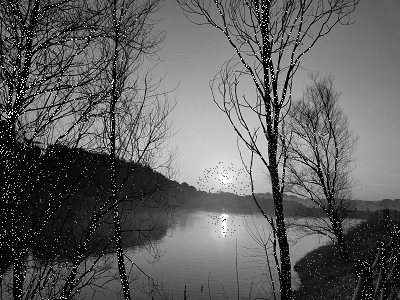
#> input picture I_1.png, 400 x 300 px
$ python Q9_High_pass_filter.py
#> lines starting #> are read from the running program, lines starting #| are printed output that depends on the picture
import cv2
import numpy as np
import matplotlib
from matplotlib import pyplot as plt
import os
os.chdir("C:\\Users\\tcmserbetci\\Desktop\\BBL588 ödev\\")

# in order to filter images in frequency domain the fourier transforms of the images could be multiplied by masks with specific kernels
# if the non zero part of the mask is in the middle multiplication will give low frequency area therefore it is Low Pass Filter
# if the non zero part of the mask is in edges multiplication will give high frequency area therefore it is High Pass Filter
# then the image has to transform back to spatial domain
# multiplication in frequency domain means convolution in spatial doman and there is a tool for it in cv2 library


img_1 = cv2.imread('I_1.png')
#> img_1 is the input picture: shape (300, 400, 3); min 0, max 255, mean 95.4
img_5 = cv2.imread('I_5.png')
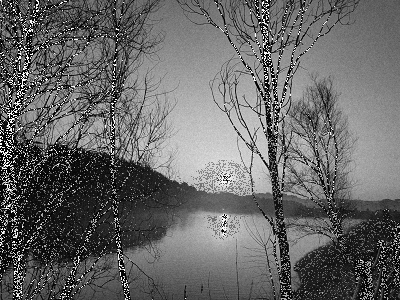
#> input picture I_5.png, 400 x 300 px
#> img_5 is the input picture: shape (300, 400, 3); min 0, max 255, mean 103
img_10 = cv2.imread('I_10.png')
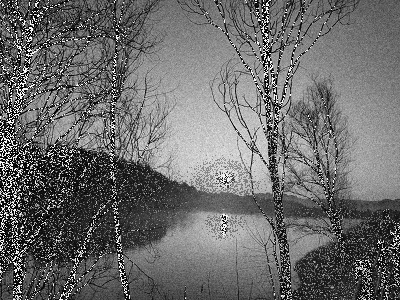
#> input picture I_10.png, 400 x 300 px
#> img_10 is the input picture: shape (300, 400, 3); min 0, max 255, mean 107.3
img_20 = cv2.imread('I_20.png')
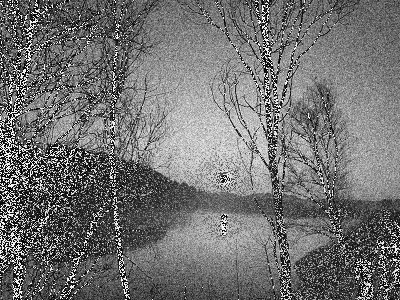
#> input picture I_20.png, 400 x 300 px
#> img_20 is the input picture: shape (300, 400, 3); min 0, max 255, mean 113.2

kernel_a = np.ones((3,3), np.float32) * (-1)
kernel_a[1][1] = 8

dst_1_a = cv2.filter2D(img_1,-1,kernel_a) #filter2D command convolves the kernel with image
dst_5_a = cv2.filter2D(img_5,-1,kernel_a)
dst_10_a = cv2.filter2D(img_10,-1,kernel_a)
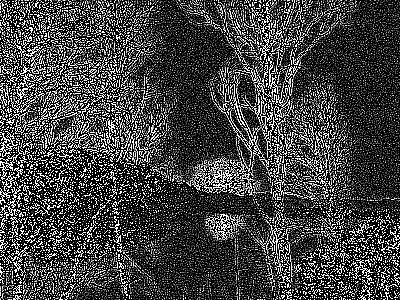
#> dst_10_a: shape (300, 400, 3); min 0, max 255, mean 68.5
dst_20_a = cv2.filter2D(img_20,-1,kernel_a)
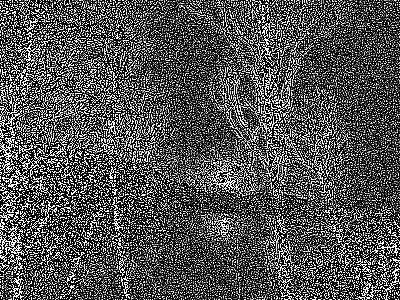
#> dst_20_a: shape (300, 400, 3); min 0, max 255, mean 82.1

kernel_b = np.ones((3,3), np.float32) * (17/100)
kernel_b[1][1] = (-1)*(333/100)
kernel_b[0][1] = 67/100
kernel_b[1][0] = 67/100
kernel_b[1][2] = 67/100
kernel_b[2][1] = 67/100

dst_1_b = cv2.filter2D(img_1,-1,kernel_b) #filter2D command convolves the kernel with image
dst_5_b = cv2.filter2D(img_5,-1,kernel_b)
dst_10_b = cv2.filter2D(img_10,-1,kernel_b)
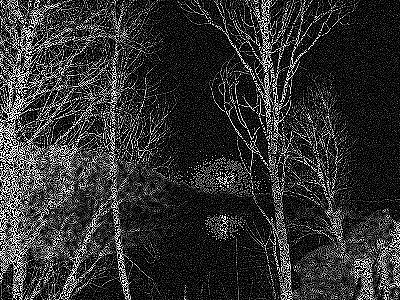
#> dst_10_b: shape (300, 400, 3); min 0, max 255, mean 49.8
dst_20_b = cv2.filter2D(img_20,-1,kernel_b)
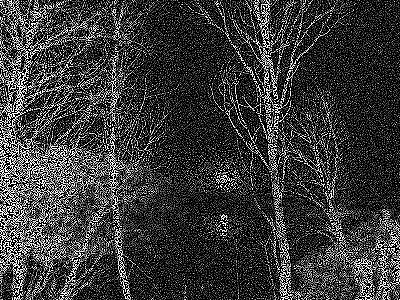
#> dst_20_b: shape (300, 400, 3); min 0, max 255, mean 59.8

# Drawing kernel_a filtered images

plt.subplot(121),plt.imshow(img_1),plt.title('I_1')
plt.xticks([]), plt.yticks([])
plt.subplot(122),plt.imshow(dst_1_a),plt.title('HPF a')
plt.xticks([]), plt.yticks([])
plt.show()

plt.subplot(121),plt.imshow(img_5),plt.title('I_5')
plt.xticks([]), plt.yticks([])
plt.subplot(122),plt.imshow(dst_5_a),plt.title('HPF a')
plt.xticks([]), plt.yticks([])
plt.show()

plt.subplot(121),plt.imshow(img_10),plt.title('I_10')
plt.xticks([]), plt.yticks([])
plt.subplot(122),plt.imshow(dst_10_a),plt.title('HPF a')
plt.xticks([]), plt.yticks([])
plt.show()

plt.subplot(121),plt.imshow(img_20),plt.title('I_20')
plt.xticks([]), plt.yticks([])
plt.subplot(122),plt.imshow(dst_20_a),plt.title('HPF a')
plt.xticks([]), plt.yticks([])
plt.show()

# Drawing kernel_9 filtered images

plt.subplot(121),plt.imshow(img_1),plt.title('I_1')
plt.xticks([]), plt.yticks([])
plt.subplot(122),plt.imshow(dst_1_b),plt.title('HPF b')
plt.xticks([]), plt.yticks([])
plt.show()

plt.subplot(121),plt.imshow(img_5),plt.title('I_5')
plt.xticks([]), plt.yticks([])
plt.subplot(122),plt.imshow(dst_5_b),plt.title('HPF b')
plt.xticks([]), plt.yticks([])
plt.show()

plt.subplot(121),plt.imshow(img_10),plt.title('I_10')
plt.xticks([]), plt.yticks([])
plt.subplot(122),plt.imshow(dst_10_b),plt.title('HPF b')
plt.xticks([]), plt.yticks([])
plt.show()

plt.subplot(121),plt.imshow(img_20),plt.title('I_20')
plt.xticks([]), plt.yticks([])
plt.subplot(122),plt.imshow(dst_20_b),plt.title('HPF b')
plt.xticks([]), plt.yticks([])
plt.show()
